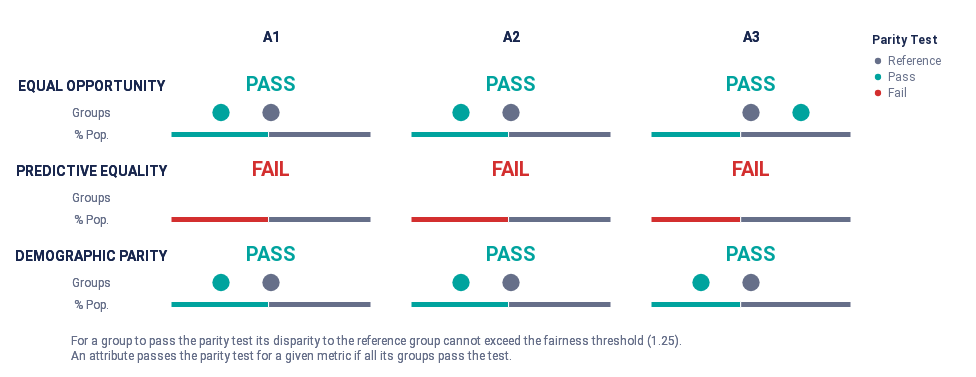

Notebook code for this chart:
### Code cell
audit_baseline.summary_plot(["tpr", "fpr", "pprev"])
